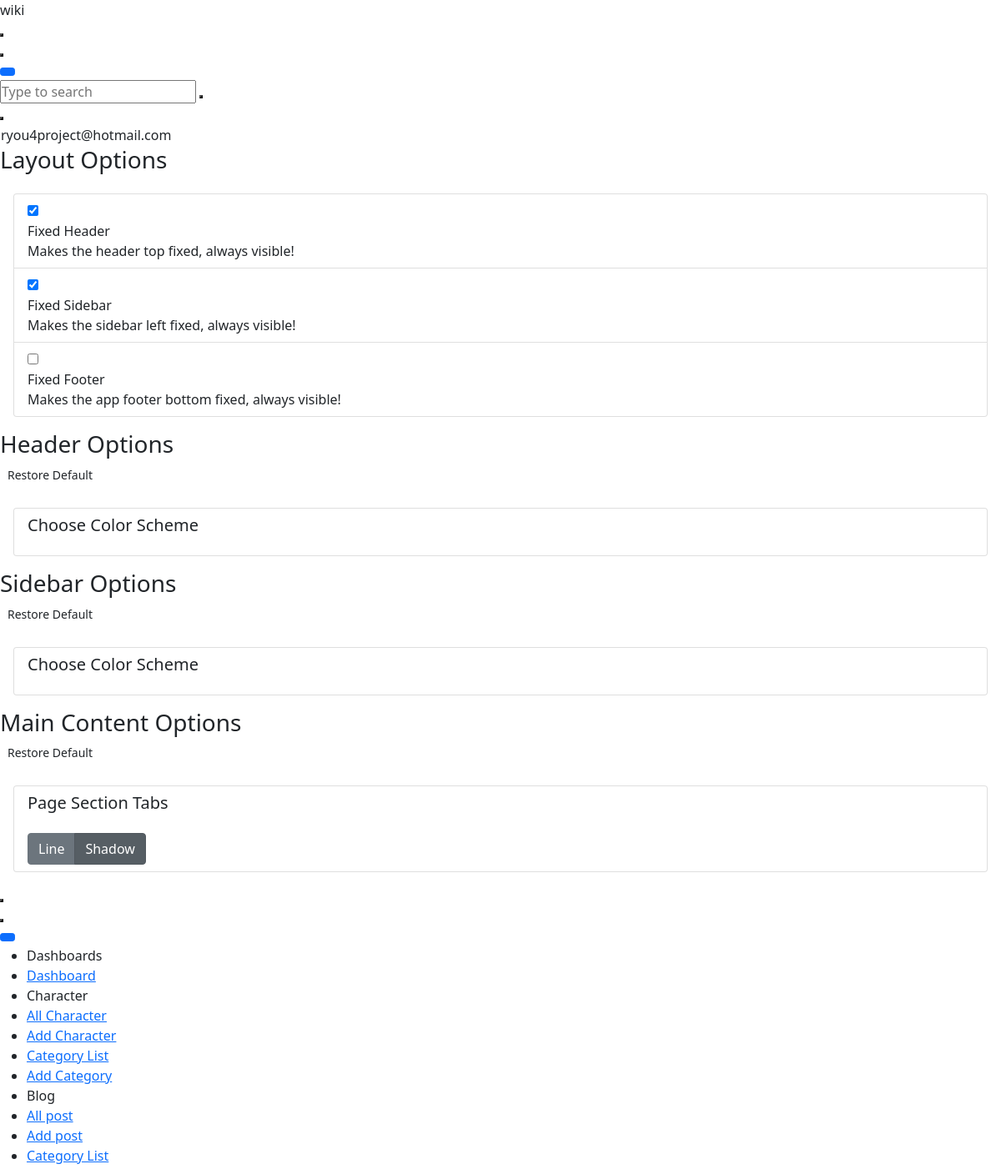
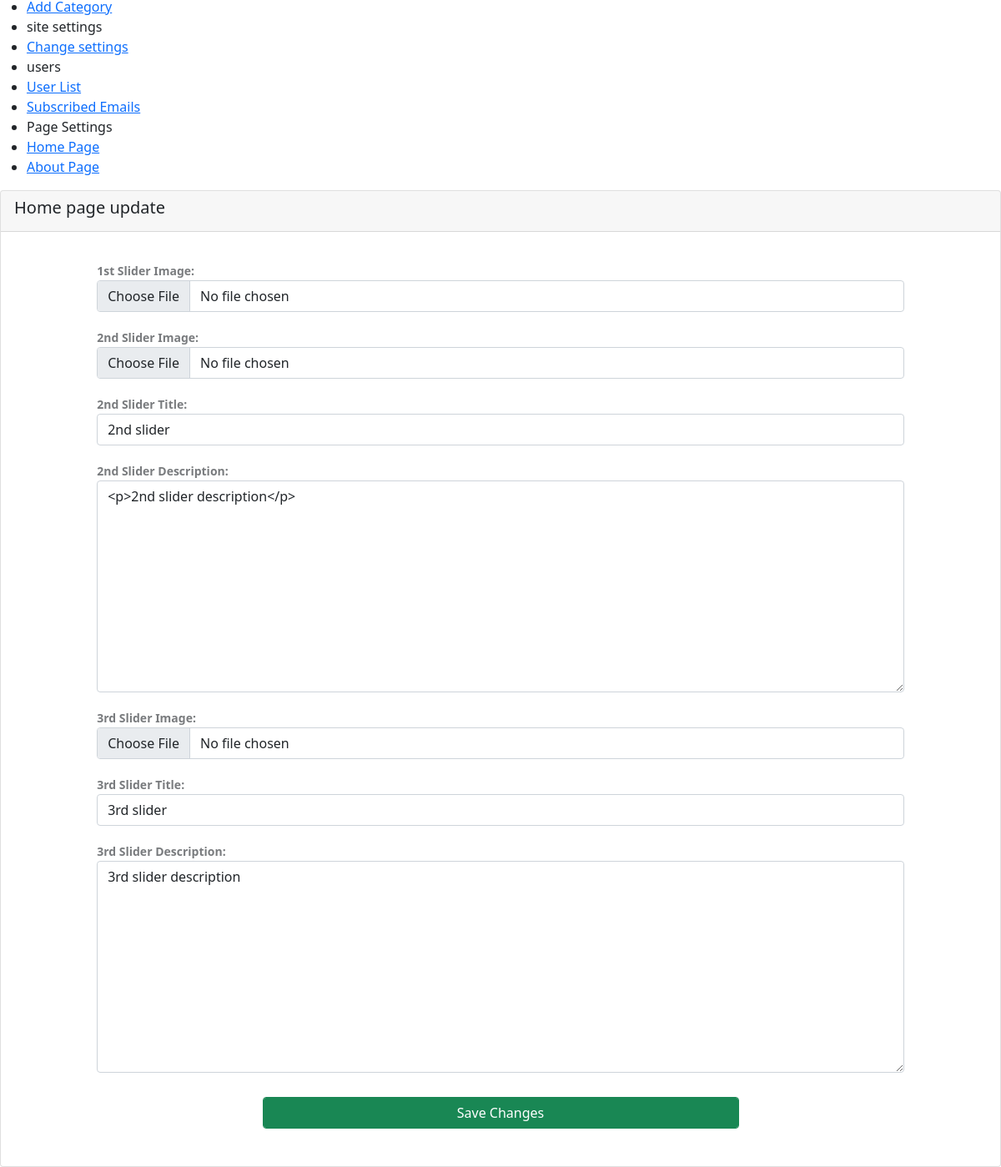
Page /admin/home_page_setting.php (signed in) on the committed database (2 pictures, top to bottom).
### tables this page shows
CREATE TABLE `home_page` (
  `id` int(11) NOT NULL,
  `1st_slider_img` text NOT NULL,
  `2nd_slider_img` text NOT NULL,
  `2nd_slider_title` text NOT NULL,
  `2nd_slider_description` text NOT NULL,
  `3rd_slider_img` text NOT NULL,
  `3rd_slider_title` text NOT NULL,
  `3rd_slider_description` text NOT NULL
);

### admin/home_page_setting.php (the view, shortened to what the rows shown need)
<?php
include('header.php');
?>
<div class="app-main__inner">
    <div class="card">
        <div class="card-body">
            <form action="" method="post" enctype="multipart/form-data">
            <?php
            $sql= "select * from home_page where id=1";
            $result= mysqli_query($conn, $sql);
            while($site= mysqli_fetch_assoc($result)){ ?>
                <div class="row align-items-center">
                    <div class="col-md-10 input-wrap m-auto">
                        <label for="">1st slider image</label>
                        <input type="file"  name="1st_slider_img" class="form-control">
                    </div>
                    <div class="col-md-10 input-wrap m-auto">
                        <label for="">2nd slider image</label>
                        <input type="file"  name="2nd_slider_img" class="form-control">
                    </div>
                    <div class="col-md-10 input-wrap m-auto">
                        <label for="">2nd slider title</label>
                        <input type="text" value="<?php echo $site['2nd_slider_title'] ?>" name="2nd_slider_title" class="form-control" />
                    </div>
                    <div class="col-md-10 input-wrap m-auto">
                        <label>2nd slider description</label>
                        <textarea name="2nd_slider_description" class="form-control" id="ckeditor2" cols="30" rows="10" required><?php echo $site['2nd_slider_description'] ?></textarea>
                    </div>
                    <div class="col-md-10 input-wrap m-auto">
                        <label for="">3rd slider image</label>
                        <input type="file"  name="3rd_slider_img" class="form-control">
                    </div>
                    <div class="col-md-10 input-wrap m-auto">
                        <label for="">3rd slider title</label>
                        <input type="text" value="<?php echo $site['3rd_slider_title'] ?>" name="3rd_slider_title" class="form-control" />
                    </div>
                    <div class="col-md-10 input-wrap m-auto">
                        <label>3rd slider description</label>
                        <textarea name="3rd_slider_description" class="form-control" id="ckeditor2" cols="30" rows="10" required><?php echo $site['3rd_slider_description'] ?></textarea>
                    </div>
                    <br><br>
                    <div class="col-md-6 input-wrap m-auto">
                        <input type="submit" name="update_rq" value="Save Changes" class="btn btn-success form-control">
                    </div>
                    <br><br><br><br>
                </div>
            <?php } ?>
            </form>
        </div>
    </div>
</div>
<?php
include('footer.php');
?>

### admin/header.php (shortened to what the rows shown need)
<?php
require_once('config/connection.php');
?>
<!doctype html>
<html lang="en">
<head>
    <link href="https://demo.dashboardpack.com/architectui-html-free/main.css" type="text/css" rel="stylesheet" />
    <link href="admin_assets/css/bootstrap.5.0.1.min.css" type="text/css" rel="stylesheet" />
    <link rel="stylesheet" href="https://cdn.datatables.net/1.12.0/css/dataTables.bootstrap5.min.css">
    <link href="admin_assets/css/style.css" type="text/css" rel="stylesheet" />
</head>
<body>
    <div class="app-container app-theme-white body-tabs-shadow fixed-sidebar fixed-header">
        <div class="app-header header-shadow">
                <div class="app-header__content">
                <div class="app-header-right">
                    <div class="header-btn-lg pr-0">
                        <div class="widget-content p-0">
                            <div class="widget-content-wrapper">
                                <div class="widget-content-left">
                                    <div class="btn-group">
                                        <a data-toggle="dropdown" aria-haspopup="true" aria-expanded="false" class="p-0 btn">
<?php
$email= $_SESSION['admin_email'];
$sql= "select * from admin_account where email='$email'";
$result=mysqli_query($conn,$sql);
while($admin= mysqli_fetch_assoc($result)){
if($email == $admin['email']){
    echo $admin['email'];
}
}
?>
                                        </a>
                                    </div>
                                </div>
                            </div>
                        </div>
                    </div>        </div>
            </div>
        </div>
        <div class="app-main">
                <div class="app-main__outer">

### rows in the picture
home_page: 2nd_slider_title "2nd slider", 2nd_slider_description "<p>2nd slider description</p>", 3rd_slider_title "3rd slider", 3rd_slider_description "3rd slider description"

### other values in the picture
$admin['email'] "ryou4project@hotmail.com"
